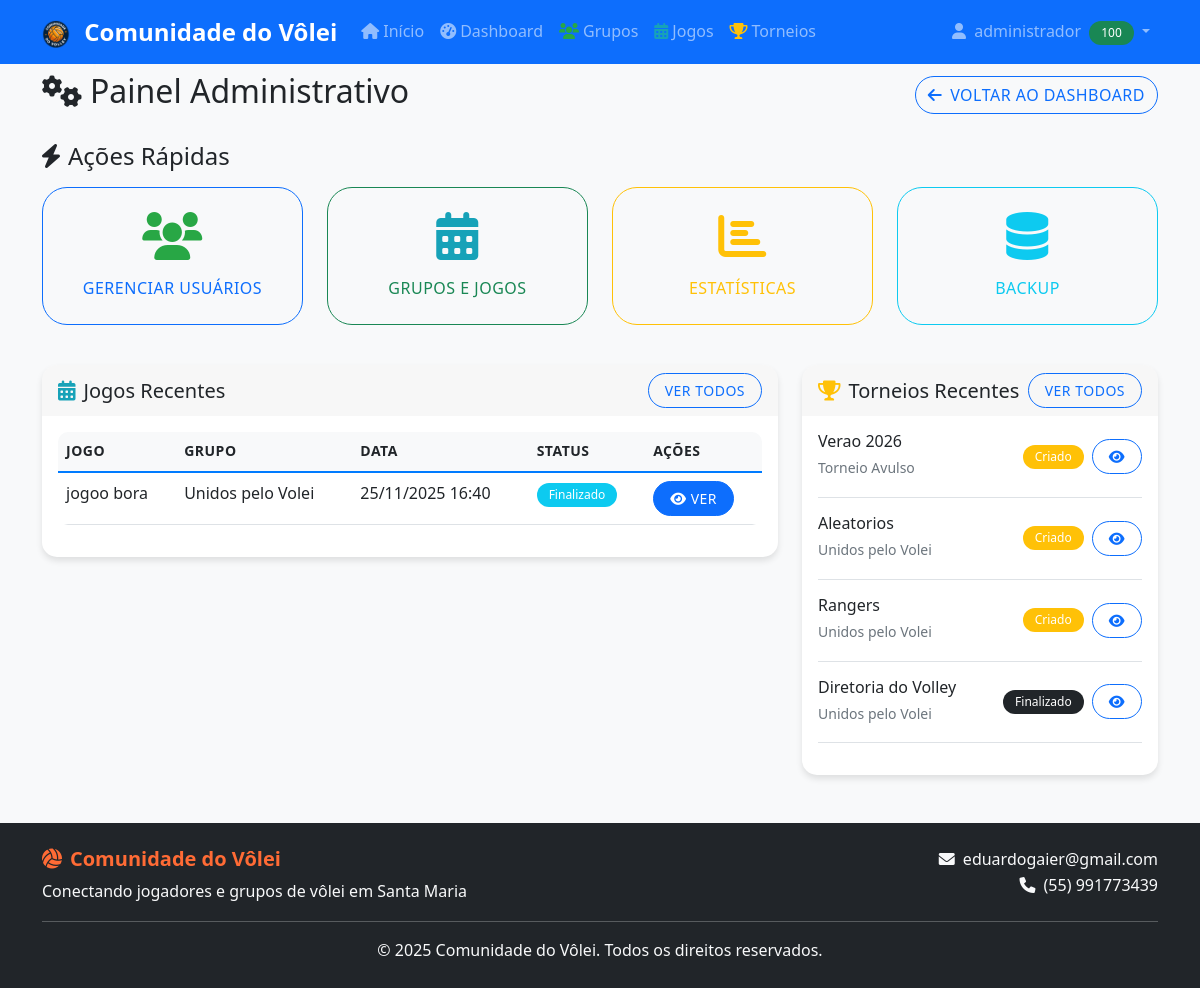
Page /admin/dashboard.php (signed in) on the earlier database version.
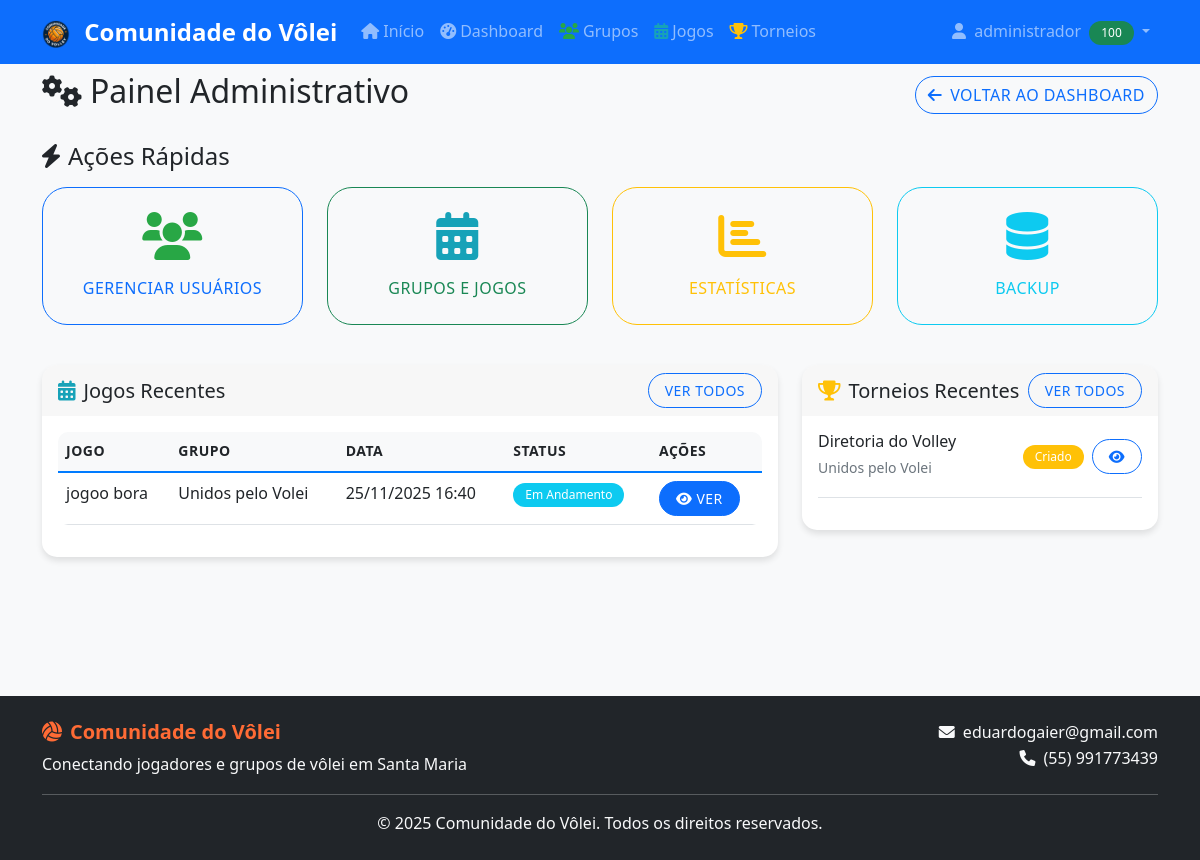
Same page on the later database version.
### tables this page shows
CREATE TABLE `jogos` (
  `id` int(11) NOT NULL,
  `grupo_id` int(11) DEFAULT NULL,
  `titulo` varchar(100) NOT NULL,
  `descricao` text DEFAULT NULL,
  `data_jogo` datetime NOT NULL,
  `data_fim` datetime DEFAULT NULL,
  `local` varchar(200) NOT NULL,
  `max_jogadores` int(11) DEFAULT 12,
  `vagas_disponiveis` int(11) DEFAULT 12,
  `status` enum('Aberto','Fechado','Em Andamento','Finalizado') DEFAULT 'Aberto',
  `criado_por` int(11) NOT NULL,
  `data_criacao` timestamp NOT NULL DEFAULT current_timestamp(),
  `modalidade` enum('Volei','Volei Quadra','Volei Areia','Beach Tenis') DEFAULT NULL,
  `contato` text DEFAULT NULL
);

CREATE TABLE `grupos` (
  `id` int(11) NOT NULL,
  `nome` varchar(100) NOT NULL,
  `logo_id` int(11) DEFAULT NULL,
  `descricao` text DEFAULT NULL,
  `nivel` enum('Iniciante','Amador','Avançado','Profissional') DEFAULT NULL,
  `administrador_id` int(11) NOT NULL,
  `local_principal` varchar(200) DEFAULT NULL,
  `contato` text DEFAULT NULL,
  `ativo` tinyint(1) DEFAULT 1,
  `data_criacao` timestamp NOT NULL DEFAULT current_timestamp(),
  `modalidade` enum('Vôlei','Vôlei Quadra','Vôlei Areia','Beach Tênis') DEFAULT NULL
);

CREATE TABLE `torneios` (
  `id` int(11) NOT NULL,
  `nome` varchar(100) NOT NULL,
  `descricao` text DEFAULT NULL,
  `grupo_id` int(11) DEFAULT NULL,
  `tipo` enum('grupo','avulso') DEFAULT 'grupo',
  `data_inicio` datetime NOT NULL,
  `data_fim` datetime DEFAULT NULL,
  `max_participantes` int(11) DEFAULT 16,
  `quantidade_times` int(11) DEFAULT NULL,
  `integrantes_por_time` int(11) DEFAULT NULL,
  `modalidade` enum('todos_contra_todos','todos_chaves') DEFAULT NULL,
  `quantidade_grupos` int(11) DEFAULT NULL,
  `status` enum('Criado','Inscrições Abertas','Em Andamento','Finalizado','Cancelado') DEFAULT 'Criado',
  `criado_por` int(11) NOT NULL,
  `data_criacao` timestamp NOT NULL DEFAULT current_timestamp()
);

### includes/db_connect.php (called while the page is built, shortened)
<?php
function executeQuery($pdo, $sql, $params = []) {
    try {
        $stmt = $pdo->prepare($sql);
        $stmt->execute($params);
        return $stmt;
    } catch(PDOException $e) {
        error_log("Erro na query: " . $e->getMessage());
        return false;
    }
}
?>

### includes/functions.php (called while the page is built, shortened)
<?php
function formatarData($data, $formato = 'd/m/Y H:i') {
    return date($formato, strtotime($data));
}
?>

### admin/dashboard.php (the view, shortened to what the changed rows need)
<?php
require_once '../includes/db_connect.php';
require_once '../includes/functions.php';
$sql = "SELECT j.*, g.nome as grupo_nome, u.nome as criado_por_nome
        FROM jogos j
        JOIN grupos g ON j.grupo_id = g.id
        LEFT JOIN usuarios u ON j.criado_por = u.id
        ORDER BY j.data_criacao DESC
        LIMIT 10";
$stmt = executeQuery($pdo, $sql);
$jogos_recentes = $stmt ? $stmt->fetchAll() : [];
$sql = "SELECT t.*, g.nome as grupo_nome, u.nome as criado_por_nome
        FROM torneios t
        LEFT JOIN grupos g ON t.grupo_id = g.id
        LEFT JOIN usuarios u ON t.criado_por = u.id
        ORDER BY t.data_criacao DESC
        LIMIT 5";
$stmt = executeQuery($pdo, $sql);
$torneios_recentes = $stmt ? $stmt->fetchAll() : [];
include '../includes/header.php';
?>
<div class="row">
    <div class="col-12">
        <div class="d-flex justify-content-between align-items-center mb-4">
            <h2>
                <i class="fas fa-cogs me-2"></i>Painel Administrativo
            </h2>
        </div>
    </div>
</div>
<div class="row mb-4">
    <div class="col-md-8">
        <div class="card">
            <div class="card-body">
                <?php if (empty($jogos_recentes)): ?>
                    <div class="text-center py-4">
                        <i class="fas fa-calendar-times fa-3x text-muted mb-3"></i>
                        <p class="text-muted">Nenhum jogo criado ainda.</p>
                    </div>
                <?php else: ?>
                    <div class="table-responsive">
                        <table class="table table-hover">
                            <thead>
                                <tr>
                                    <th>Jogo</th>
                                    <th>Grupo</th>
                                    <th>Data</th>
                                    <th>Status</th>
                                    <th>Ações</th>
                                </tr>
                            </thead>
                            <tbody>
                                <?php foreach ($jogos_recentes as $jogo): ?>
                                    <tr>
                                        <td><?php echo htmlspecialchars($jogo['titulo']); ?></td>
                                        <td><?php echo htmlspecialchars($jogo['grupo_nome']); ?></td>
                                        <td><?php echo formatarData($jogo['data_jogo']); ?></td>
                                        <td>
                                            <span class="badge bg-<?php echo $jogo['status'] === 'Aberto' ? 'success' : ($jogo['status'] === 'Fechado' ? 'danger' : 'info'); ?>">
                                                <?php echo $jogo['status']; ?>
                                            </span>
                                        </td>
                                        <td>
                                            <a href="../jogos/jogo.php?id=<?php echo $jogo['id']; ?>" class="btn btn-sm btn-primary">
                                                <i class="fas fa-eye"></i> Ver
                                            </a>
                                        </td>
                                    </tr>
                                <?php endforeach; ?>
                            </tbody>
                        </table>
                    </div>
                <?php endif; ?>
            </div>
        </div>
    </div>
    <div class="col-md-4">
        <div class="card">
            <div class="card-body">
                <?php if (empty($torneios_recentes)): ?>
                    <div class="text-center py-4">
                        <i class="fas fa-trophy fa-3x text-muted mb-3"></i>
                        <p class="text-muted">Nenhum torneio criado ainda.</p>
                    </div>
                <?php else: ?>
                    <?php foreach ($torneios_recentes as $torneio): ?>
                        <div class="d-flex justify-content-between align-items-center mb-3 pb-3 border-bottom">
                            <div class="flex-grow-1">
                                <h6 class="mb-1"><?php echo htmlspecialchars($torneio['nome']); ?></h6>
                                <small class="text-muted"><?php echo htmlspecialchars($torneio['grupo_nome'] ?: 'Torneio Avulso'); ?></small>
                            </div>
                            <div class="d-flex align-items-center gap-2">
                                <span class="badge bg-<?php echo $torneio['status'] === 'Inscrições Abertas' ? 'success' : ($torneio['status'] === 'Finalizado' ? 'dark' : 'warning'); ?>">
                                    <?php echo $torneio['status']; ?>
                                </span>
                                <a href="../torneios/torneio.php?id=<?php echo $torneio['id']; ?>" class="btn btn-sm btn-outline-primary">
                                    <i class="fas fa-eye"></i>
                                </a>
                            </div>
                        </div>
                    <?php endforeach; ?>
                <?php endif; ?>
            </div>
        </div>
    </div>
</div>
<?php include '../includes/footer.php'; ?>

Differences in the rows shown:
removed torneios: nome "Verao 2026", grupo_nome "Torneio Avulso", status "Criado"
removed torneios: nome "Aleatorios", grupo.nome "Unidos pelo Volei", status "Criado"
removed torneios: nome "Rangers", grupo.nome "Unidos pelo Volei", status "Criado"
changed jogos "jogoo bora": status "Finalizado" → "Em Andamento"
changed torneios "Diretoria do Volley": status "Finalizado" → "Criado"
